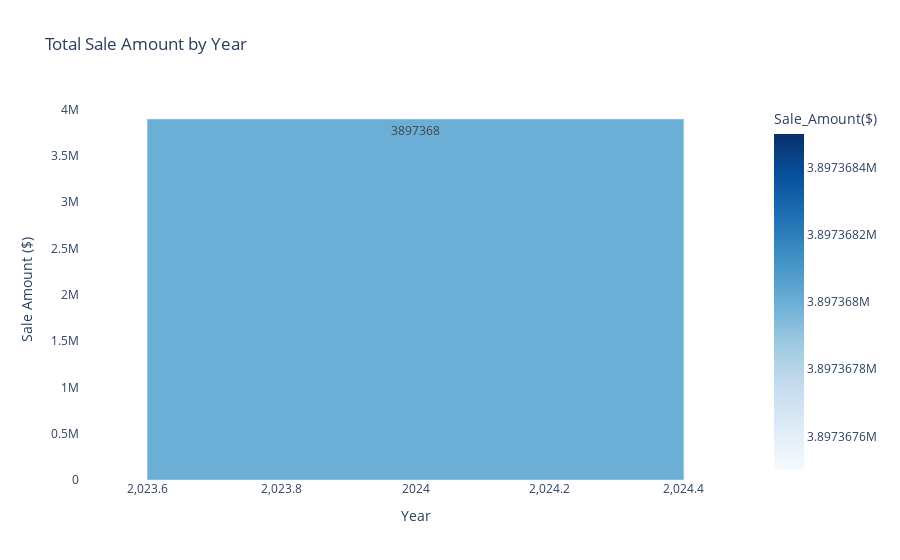

This figure's notebook cell:
### Code cell
import plotly.express as px

# Group by year
yearly_sales = df.groupby('Year')['Sale_Amount($)'].sum().reset_index()

fig_year = px.bar(yearly_sales, x='Year', y='Sale_Amount($)', text='Sale_Amount($)',
                  title='Total Sale Amount by Year', color='Sale_Amount($)', 
                  color_continuous_scale='Blues')

fig_year.update_layout(xaxis_title='Year', yaxis_title='Sale Amount ($)', 
                       plot_bgcolor='white')
fig_year.show()

### Figure 1 — Plotly figure (JSON) as saved in the notebook; plotly's stock layout.template omitted (floating-point values rounded to 4 significant figures)
{"data": [{"hovertemplate": "Year=%{x}<br>Sale_Amount($)=%{marker.color}<extra></extra>", "legendgroup": "", "marker": {"color": [3897000.0], "coloraxis": "coloraxis", "pattern": {"shape": ""}}, "name": "", "orientation": "v", "showlegend": false, "text": [3897000.0], "textposition": "auto", "type": "bar", "x": [2024], "xaxis": "x", "y": [3897000.0], "yaxis": "y"}], "layout": {"barmode": "relative", "coloraxis": {"colorbar": {"title": {"text": "Sale_Amount($)"}}, "colorscale": [[0, "rgb(247,251,255)"], [0.125, "rgb(222,235,247)"], [0.25, "rgb(198,219,239)"], [0.375, "rgb(158,202,225)"], [0.5, "rgb(107,174,214)"], [0.625, "rgb(66,146,198)"], [0.75, "rgb(33,113,181)"], [0.875, "rgb(8,81,156)"], [1, "rgb(8,48,107)"]]}, "legend": {"tracegroupgap": 0}, "plot_bgcolor": "white", "title": {"text": "Total Sale Amount by Year"}, "xaxis": {"anchor": "y", "domain": [0, 1], "title": {"text": "Year"}}, "yaxis": {"anchor": "x", "domain": [0, 1], "title": {"text": "Sale Amount ($)"}}}}
